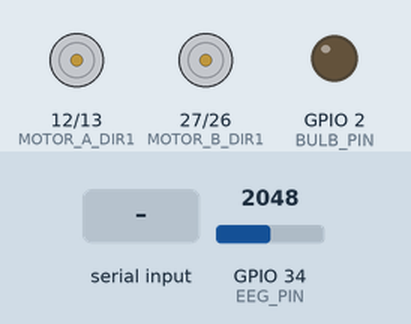
Simulated run of this sketch. Board: ESP32. On the bench: motor-driver pin pairs drawn as motors (green arrow = first pin HIGH = forward, orange = second pin HIGH = backward, longer = more drive, scaled by the enable pin), output pins drawn as LEDs (lit = HIGH). The test bench sets the inputs (shaded band); at power-on: GPIO 34 (EEG_PIN) = 2048. What the sketch prints to the serial monitor is not drawn.

Above: at 1.2 s.
1.3 s: "FORWARD\n" received over Serial
At 1.7 s:
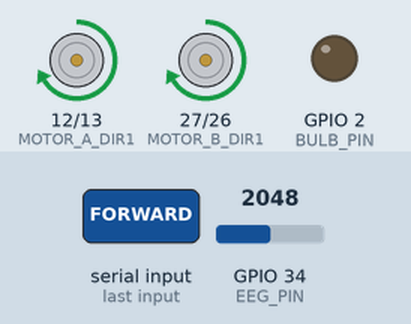
2.8 s: "LEFT\n" received over Serial
At 4.0 s:
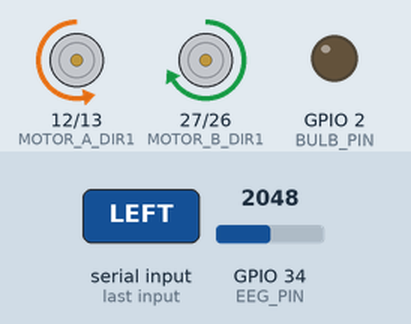
4.3 s: "RIGHT\n" received over Serial
At 5.2 s:
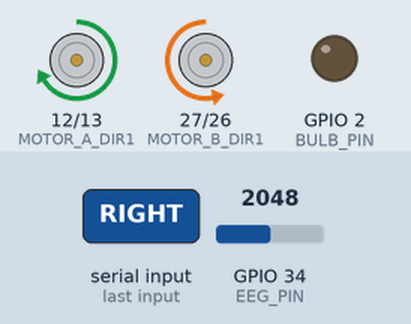
5.8 s: "BULB_ON\n" received over Serial
At 6.3 s:
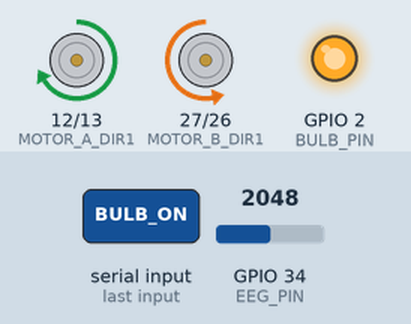
7.3 s: "STOP\n" received over Serial
At 8.6 s:
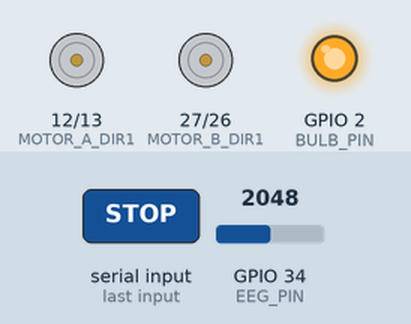
Timing chart, 0 to 10.3 s (numbered marks = the images above; inputs shaded):
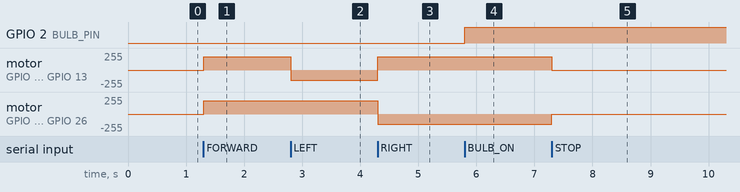

The sketch:

neurovex_esp32.ino
```cpp
    // neurovex_esp32.ino
    // MVP Firmware for Neurovex Final Year Project
    // Streams raw EEG data over Serial (USB) as JSON and listens for motor commands

    #include <ArduinoJson.h>

    // --- Configuration ---
    const int EEG_PIN = 34;            // Analog pin for EEG
    const int BAUD_RATE = 115200;      // High speed serial for fast sampling
    const unsigned long SAMPLE_RATE_MS = 4; // Approx 250Hz sampling rate

    // --- Motor Pins (e.g. L298N Motor Driver) ---
    const int MOTOR_A_DIR1 = 12;
    const int MOTOR_A_DIR2 = 13;
    const int MOTOR_A_PWM  = 14;

    const int MOTOR_B_DIR1 = 27;
    const int MOTOR_B_DIR2 = 26;
    const int MOTOR_B_PWM  = 25;

    // --- Virtual Bulb Pin (Built-in LED) ---
    const int BULB_PIN = 2;

    unsigned long lastSampleTime = 0;

    void setup() {
        Serial.begin(BAUD_RATE);
        pinMode(EEG_PIN, INPUT);

        // Motor setup
        pinMode(MOTOR_A_DIR1, OUTPUT);
        pinMode(MOTOR_A_DIR2, OUTPUT);
        pinMode(MOTOR_A_PWM, OUTPUT);

        pinMode(MOTOR_B_DIR1, OUTPUT);
        pinMode(MOTOR_B_DIR2, OUTPUT);
        pinMode(MOTOR_B_PWM, OUTPUT);

        pinMode(BULB_PIN, OUTPUT);
        digitalWrite(BULB_PIN, LOW); // Bulb off by default

        stopMotors();

        // Wait for Serial before starting loop (optional for some boards)
        while (!Serial) { delay(10); }
    }

    void loop() {
        unsigned long currentMillis = millis();

        // 1. Maintain Continuous 250Hz Sampling
        if (currentMillis - lastSampleTime >= SAMPLE_RATE_MS) {
            lastSampleTime = currentMillis;
            int raw_adc_value = analogRead(EEG_PIN);

            // Wrap output in JSON format for the Web Serial Engine parsing
            StaticJsonDocument<64> doc;
            doc["value"] = raw_adc_value;
            serializeJson(doc, Serial);
            Serial.println();
        }

        // 2. Listen for Incoming Command Strings
        if (Serial.available() > 0) {
            String command = Serial.readStringUntil('\n');
            command.trim();
            handleCommand(command);
        }
    }

    // --- Motor Control Logic ---

    void handleCommand(String cmd) {
        if (cmd == "FORWARD") {
            moveForward();
        } else if (cmd == "LEFT") {
            moveLeft();
        } else if (cmd == "RIGHT") {
            moveRight();
        } else if (cmd == "STOP" || cmd == "ESTOP") {
            stopMotors();
        } else if (cmd == "BULB_ON") {
            digitalWrite(BULB_PIN, HIGH);
        } else if (cmd == "BULB_OFF") {
            digitalWrite(BULB_PIN, LOW);
        }
    }

    void moveForward() {
        // Both motors forward
        digitalWrite(MOTOR_A_DIR1, HIGH);
        digitalWrite(MOTOR_A_DIR2, LOW);
        analogWrite(MOTOR_A_PWM, 200);

        digitalWrite(MOTOR_B_DIR1, HIGH);
        digitalWrite(MOTOR_B_DIR2, LOW);
        analogWrite(MOTOR_B_PWM, 200);
    }

    void moveLeft() {
        // Example Differential steering
        digitalWrite(MOTOR_A_DIR1, LOW);
        digitalWrite(MOTOR_A_DIR2, HIGH);
        analogWrite(MOTOR_A_PWM, 150);

        digitalWrite(MOTOR_B_DIR1, HIGH);
        digitalWrite(MOTOR_B_DIR2, LOW);
        analogWrite(MOTOR_B_PWM, 200);
    }

    void moveRight() {
        // Example Differential steering
        digitalWrite(MOTOR_A_DIR1, HIGH);
        digitalWrite(MOTOR_A_DIR2, LOW);
        analogWrite(MOTOR_A_PWM, 200);

        digitalWrite(MOTOR_B_DIR1, LOW);
        digitalWrite(MOTOR_B_DIR2, HIGH);
        analogWrite(MOTOR_B_PWM, 150);
    }

    void stopMotors() {
        // Emergency / Safe state
        analogWrite(MOTOR_A_PWM, 0);
        analogWrite(MOTOR_B_PWM, 0);

        digitalWrite(MOTOR_A_DIR1, LOW);
        digitalWrite(MOTOR_A_DIR2, LOW);
        digitalWrite(MOTOR_B_DIR1, LOW);
        digitalWrite(MOTOR_B_DIR2, LOW);
    }
```

Measured:
- after the input at 1.3 s, motor on GPIO 12 (MOTOR_A_DIR1) / GPIO 13 (MOTOR_A_DIR2), motor on GPIO 27 (MOTOR_B_DIR1) / GPIO 26 (MOTOR_B_DIR2): stopped → forward 200/255 at once
- after the input at 2.8 s, motor on GPIO 12 (MOTOR_A_DIR1) / GPIO 13 (MOTOR_A_DIR2): forward 200/255 → backward 150/255 at once
- after the input at 4.3 s, motor on GPIO 12 (MOTOR_A_DIR1) / GPIO 13 (MOTOR_A_DIR2): backward 150/255 → forward 200/255 at once; motor on GPIO 27 (MOTOR_B_DIR1) / GPIO 26 (MOTOR_B_DIR2): forward 200/255 → backward 150/255 at once
- after the input at 5.8 s, GPIO 2 (BULB_PIN): LOW → HIGH at once
- after the input at 7.3 s, motor on GPIO 12 (MOTOR_A_DIR1) / GPIO 13 (MOTOR_A_DIR2): forward 200/255 → stopped at once; motor on GPIO 27 (MOTOR_B_DIR1) / GPIO 26 (MOTOR_B_DIR2): backward 150/255 → stopped at once
